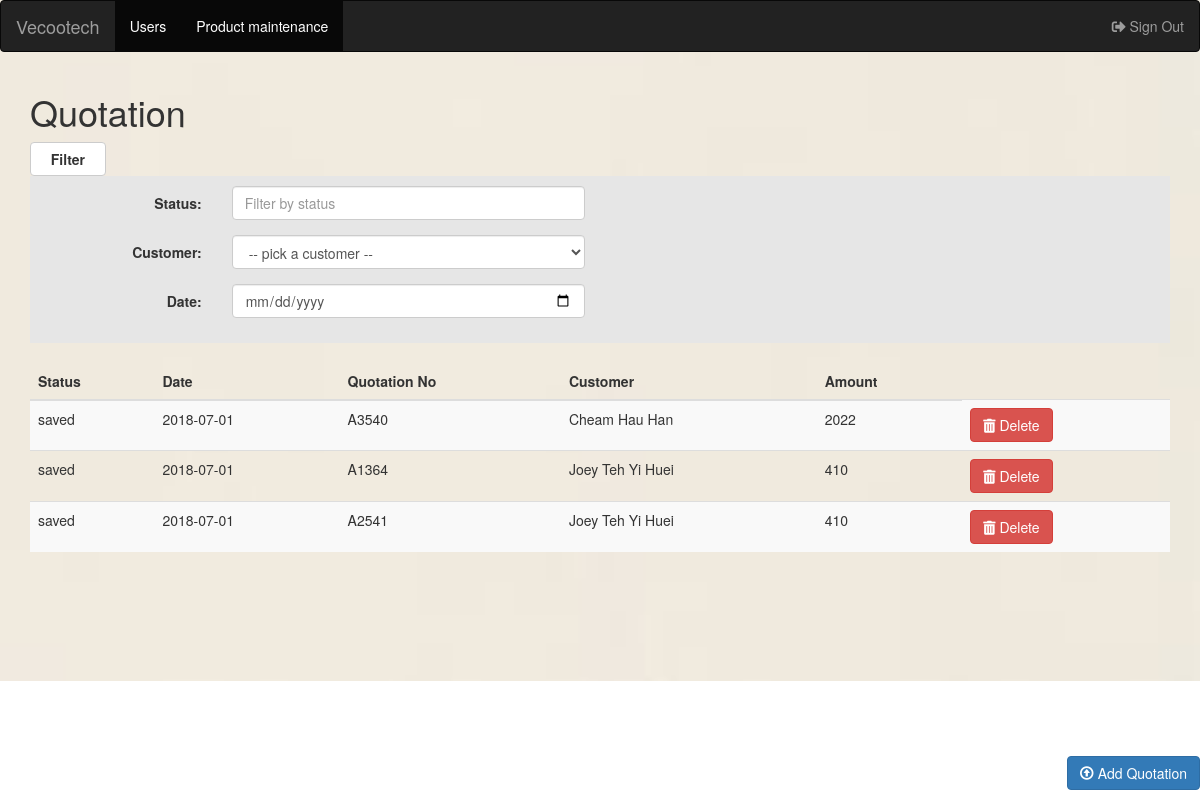
/quotation.php (signed in), run on the app's committed database.
### tables this page shows
CREATE TABLE `quotation` (
  `id` int(11) NOT NULL,
  `date` date DEFAULT NULL,
  `expired_on` date DEFAULT NULL,
  `quotation_no` varchar(100) DEFAULT NULL,
  `customer` varchar(100) DEFAULT NULL,
  `amount` int(100) DEFAULT NULL,
  `status` varchar(100) NOT NULL,
  `company_id` int(11) DEFAULT NULL,
  `is_deleted` tinyint(4) NOT NULL DEFAULT '0',
  `subheading` varchar(1000) DEFAULT NULL,
  `footer` varchar(1000) DEFAULT NULL,
  `memo` varchar(1000) DEFAULT NULL,
  `P_O_S_O` varchar(100) DEFAULT NULL,
  `subtotal` int(100) DEFAULT NULL,
  `total` int(100) DEFAULT NULL
);

### quotation.php (the view, shortened to what this page needs)
<!DOCTYPE html>
<html lang="en">
<?php
	require "connection.php";
 	require 'navbar.php';
?>
<body>
		<?php
		$user_id = $_SESSION['user_id'];
		?>
	<?php
		$sql = "SELECT * FROM `quotation` where `company_id` = $user_id";
		$result = mysqli_query($conn,$sql);
	?>
	<?php if($user_id== NULL):?>
	<div class="alert alert-danger">
    	<h2><i class="fas fa-exclamation-triangle"></i> No Authority</a>.</h2>
  	</div>
  	<?php else: ?>
	<div class="container">
	<h1>Quotation</h1>
		<button type="button" class="btn btn-default">&nbsp <b>Filter</b> &nbsp</button>
		<div style="background-color: #e6e6e6;padding:10px;">
			<form class="form-horizontal" action="/action_page.php">
			    <div class="form-group">
				    <label class="control-label col-sm-2">Status:</label>
				    <div class="col-xs-4">
				        <input type="text" class="form-control"  placeholder="Filter by status" name="status">
				    </div>
				    </div>
				    <div class="form-group">
				      <label class="control-label col-sm-2">Customer:</label>
				      <div class="col-xs-4">
				      	<select class="form-control">
				      		<option>-- pick a customer --</option>
				      	</select>
				      </div>
				    </div>
				     <div class="form-group">
				      <label class="control-label col-sm-2">Date:</label>
				      <div class="col-xs-4">
				       <input type="date" class="form-control" id="email" placeholder="Enter email" name="email">
				      </div>
				    </div>
		  	</form>
		</div>
		<br/>
		<table class="table table-striped">
		    <thead>
		    <tr>
		        <th>Status</th>
		        <th>Date</th>
		        <th>Quotation No</th>
		        <th>Customer</th>
		        <th>Amount</th>
		    </tr>
		    </thead>
		    <tbody>
		    <?php while ($row=mysqli_fetch_assoc($result)){   ?>
		    	<?php if($row['is_deleted'] == 0):?>
			 	<tr>
			        <td><?php echo $row['status'] ?></td>
			        <td><?php echo $row['date'] ?></td>
			        <td><?php echo $row['quotation_no'] ?></td>
			        <td><?php echo $row['customer'] ?></td>
			        <td><?php echo $row['amount'] ?></td>
			       	<td>
			       		<form action="delete_quotation_process.php" method="post" name="delete">
			       			<button type="submit" class="btn btn-danger"
			       			<?php if($row['id'] == $user_id ):?>
				        	 	disabled
				        	<?php endif; ?>
			       			><i class="fas fa-trash-alt"></i> Delete</button>
			       		</form>
			       	</td>
			    </tr>
			    <?php endif; ?>
			<?php }?>
		    </tbody>
		</table>
	</div>
	<?php endif; ?>
	<?php if($user_id != NULL):?>
	<div id="Add_product_btn">
	<a href="AddNewQuotation.php"><button type="button" class="btn btn-primary btn-md">
	    <span class="glyphicon glyphicon-upload"></span> Add Quotation
	</button></a>
	</div>
	<?php endif; ?>
</body>
</html>

### src/css/login_page.css (style rules this page uses)
body { background-image: url("../image/background.jpg"); background-repeat:no-repeat; background-size:cover; }

### navbar.php (style rules this page uses)
#Add_product_btn { position:fixed; bottom:0; right:0; margin-bottom: 10px; }

### data on the page
quotation: status "saved", date "2018-07-01", quotation_no "A3540", customer "Cheam Hau Han", amount "2022"
quotation: status "saved", date "2018-07-01", quotation_no "A1364", customer "Joey Teh Yi Huei", amount "410"
quotation: status "saved", date "2018-07-01", quotation_no "A2541", customer "Joey Teh Yi Huei", amount "410"
